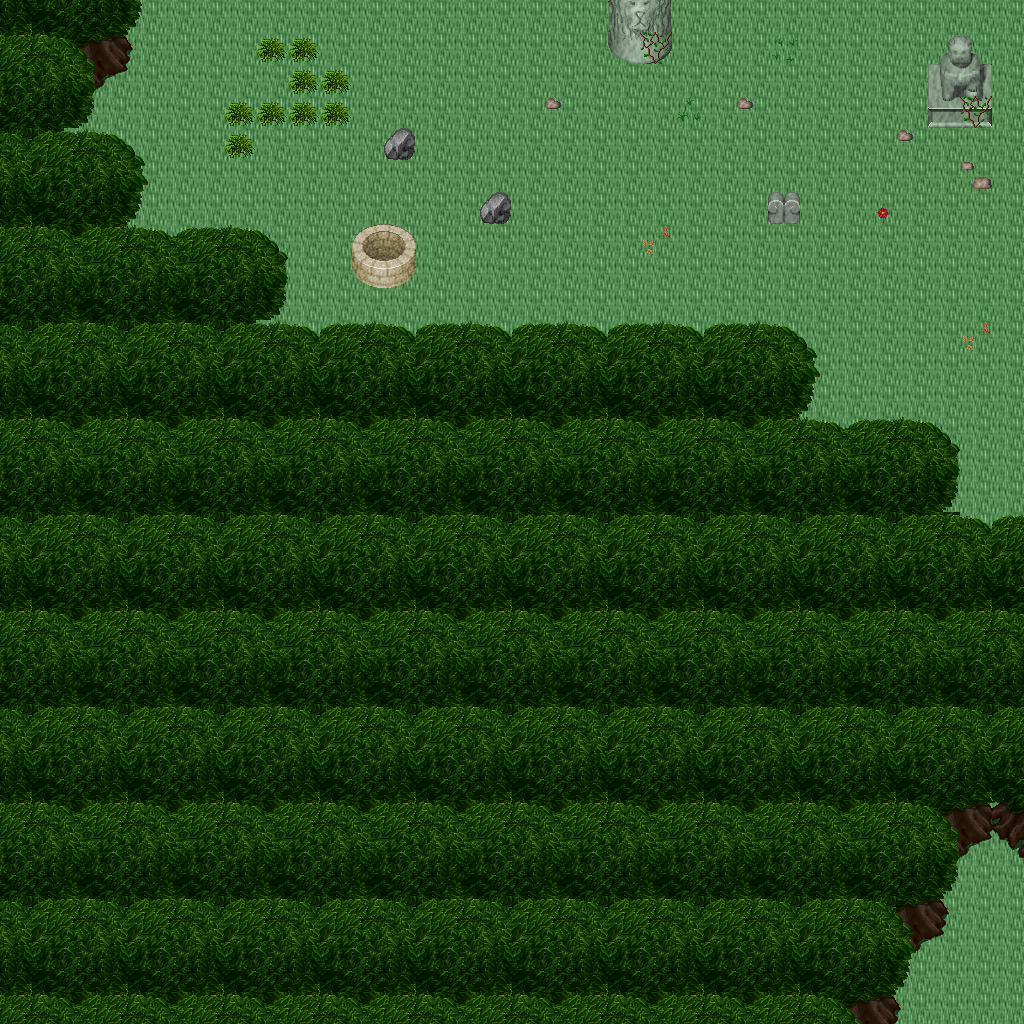

A level layout from a 2D game, rendered from its tile map. Below: a short description, then the map file with tile-grid data replaced by summaries:
An orthogonal 32x32 tile map with 32x32 px tiles, 5 tile layers (Ground, Objects, Objects2, Above, ...), 1 hidden layer not drawn, 32 tilesets.

<map version="1.10" tiledversion="1.11.0" orientation="orthogonal" renderorder="right-down" width="32" height="32" tilewidth="32" tileheight="32" infinite="0" nextlayerid="11" nextobjectid="1">
 <tileset firstgid="1" name="ground_ground" tilewidth="32" tileheight="32" tilecount="33" columns="3">
  <image source="../drawable/ground_ground.png" width="96" height="352" />
 </tileset>
 <tileset firstgid="34" name="building_decoration_floor_sparkle" tilewidth="32" tileheight="32" tilecount="18" columns="3">
  <image source="../drawable/building_decoration_floor_sparkle.png" width="96" height="192" />
 </tileset>
 <tileset firstgid="52" name="ground_ladder_steps" tilewidth="32" tileheight="32" tilecount="6" columns="3">
  <image source="../drawable/ground_ladder_steps.png" width="96" height="64" />
 </tileset>
 <tileset firstgid="58" name="plant_flower_daisy_yellow" tilewidth="32" tileheight="32" tilecount="8" columns="2">
  <image source="../drawable/plant_flower_daisy_yellow.png" width="64" height="128" />
 </tileset>
 <tileset firstgid="66" name="plant_flower_daisy_white" tilewidth="32" tileheight="32" tilecount="8" columns="2">
  <image source="../drawable/plant_flower_daisy_white.png" width="64" height="128" />
 </tileset>
 <tileset firstgid="74" name="plant_grasses" tilewidth="32" tileheight="32" tilecount="6" columns="3">
  <image source="../drawable/plant_grasses.png" width="96" height="64" />
 </tileset>
 <tileset firstgid="80" name="item_statue_green_stone" tilewidth="32" tileheight="32" tilecount="12" columns="4">
  <image source="../drawable/item_statue_green_stone.png" width="128" height="96" />
 </tileset>
 <tileset firstgid="92" name="plant_flower_daisy_red" tilewidth="32" tileheight="32" tilecount="8" columns="2">
  <image source="../drawable/plant_flower_daisy_red.png" width="64" height="128" />
 </tileset>
 <tileset firstgid="100" name="item_statue_skullpedestal" tilewidth="32" tileheight="32" tilecount="2" columns="1">
  <image source="../drawable/item_statue_skullpedestal.png" width="32" height="64" />
 </tileset>
 <tileset firstgid="102" name="plant_tree_tree_darkgreen" tilewidth="32" tileheight="32" tilecount="88" columns="8">
  <image source="../drawable/plant_tree_tree_darkgreen.png" width="256" height="352" />
 </tileset>
 <tileset firstgid="190" name="item_corpse_skull_pale" tilewidth="32" tileheight="32" tilecount="2" columns="2">
  <image source="../drawable/item_corpse_skull_pale.png" width="64" height="32" />
 </tileset>
 <tileset firstgid="192" name="plant_leaves" tilewidth="32" tileheight="32" tilecount="8" columns="4">
  <image source="../drawable/plant_leaves.png" width="128" height="64" />
 </tileset>
 <tileset firstgid="200" name="plant_bush_bushes" tilewidth="32" tileheight="32" tilecount="10" columns="5">
  <image source="../drawable/plant_bush_bushes.png" width="160" height="64" />
 </tileset>
 <tileset firstgid="210" name="building_decoration_rocks_2" tilewidth="32" tileheight="32" tilecount="2" columns="1">
  <image source="../drawable/building_decoration_rocks_2.png" width="32" height="64" />
 </tileset>
 <tileset firstgid="212" name="object_well" tilewidth="32" tileheight="32" tilecount="4" columns="2">
  <image source="../drawable/object_well.png" width="64" height="64" />
 </tileset>
 <tileset firstgid="216" name="plant_stump_stump_green" tilewidth="32" tileheight="32" tilecount="4" columns="2">
  <image source="../drawable/plant_stump_stump_green.png" width="64" height="64" />
 </tileset>
 <tileset firstgid="220" name="item_statue_green_stone_3" tilewidth="32" tileheight="32" tilecount="3" columns="1">
  <image source="../drawable/item_statue_green_stone_3.png" width="32" height="96" />
 </tileset>
 <tileset firstgid="223" name="ground_rock_pebbles" tilewidth="32" tileheight="32" tilecount="3" columns="1">
  <image source="../drawable/ground_rock_pebbles.png" width="32" height="96" />
 </tileset>
 <tileset firstgid="226" name="plant_vine" tilewidth="32" tileheight="32" tilecount="3" columns="1">
  <image source="../drawable/plant_vine.png" width="32" height="96" />
 </tileset>
 <tileset firstgid="229" name="plant_tree_tree_green" tilewidth="32" tileheight="32" tilecount="88" columns="8">
  <image source="../drawable/plant_tree_tree_green.png" width="256" height="352" />
 </tileset>
 <tileset firstgid="317" name="plant_stump_stump_purple" tilewidth="32" tileheight="32" tilecount="4" columns="2">
  <image source="../drawable/plant_stump_stump_purple.png" width="64" height="64" />
 </tileset>
 <tileset firstgid="321" name="building_decoration_rocks" tilewidth="32" tileheight="32" tilecount="6" columns="3">
  <image source="../drawable/building_decoration_rocks.png" width="96" height="64" />
 </tileset>
 <tileset firstgid="327" name="logic_creature_rodent" tilewidth="32" tileheight="32" tilecount="8" columns="8">
  <image source="../drawable/logic_creature_rodent.png" width="256" height="32" />
 </tileset>
 <tileset firstgid="335" name="logic_portal" tilewidth="32" tileheight="32" tilecount="24" columns="8">
  <image source="../drawable/logic_portal.png" width="256" height="96" />
 </tileset>
 <tileset firstgid="359" name="logic_creature_animal" tilewidth="32" tileheight="32" tilecount="32" columns="8">
  <image source="../drawable/logic_creature_animal.png" width="256" height="128" />
 </tileset>
 <tileset firstgid="391" name="logic_item_sheepfood" tilewidth="32" tileheight="32" tilecount="1" columns="1">
  <image source="../drawable/logic_item_sheepfood.png" width="32" height="32" />
 </tileset>
 <tileset firstgid="392" name="logic_item_resources" tilewidth="32" tileheight="32" tilecount="6" columns="6">
  <image source="../drawable/logic_item_resources.png" width="192" height="32" />
 </tileset>
 <tileset firstgid="398" name="logic_creature_gargoyle" tilewidth="32" tileheight="32" tilecount="4" columns="4">
  <image source="../drawable/logic_creature_gargoyle.png" width="128" height="32" />
 </tileset>
 <tileset firstgid="402" name="logic_collision" tilewidth="32" tileheight="32" tilecount="1" columns="1">
  <image source="../drawable/logic_collision.png" width="32" height="32" />
 </tileset>
 <tileset firstgid="403" name="logic_protection" tilewidth="32" tileheight="32" tilecount="2" columns="2">
  <image source="../drawable/logic_protection.png" width="64" height="32" />
 </tileset>
 <tileset firstgid="405" name="ground_grass_2" tilewidth="32" tileheight="32" tilecount="21" columns="3">
  <image source="../drawable/ground_grass_2.png" width="96" height="224" />
 </tileset>
 <tileset firstgid="426" name="logic_creature_reptile" tilewidth="32" tileheight="32" tilecount="7" columns="7">
  <image source="../drawable/logic_creature_reptile.png" width="224" height="32" />
 </tileset>
 <layer id="1" name="Ground" width="32" height="32">
  <data>[1024 cells, 1024 non-empty, 1 distinct tile ids]</data>
 </layer>
 <layer id="2" name="Objects" width="32" height="32">
  <data>[1024 cells, 7 non-empty, 7 distinct tile ids]</data>
 </layer>
 <layer id="3" name="Objects2" width="32" height="32">
  <data>[1024 cells, 44 non-empty, 22 distinct tile ids]</data>
 </layer>
 <layer id="4" name="Above" width="32" height="32">
  <data>[1024 cells, 722 non-empty, 40 distinct tile ids]</data>
 </layer>
 <layer id="5" name="Above2" width="32" height="32">
  <data>[1024 cells, 0 non-empty, 0 distinct tile ids]</data>
 </layer>
 <layer id="6" name="Walkable" width="32" height="32" visible="0">
  <data>[1024 cells, 707 non-empty, 1 distinct tile ids]</data>
 </layer>
 <objectgroup id="7" name="Mapevents" />
 <objectgroup id="8" name="Spawn" />
 <objectgroup id="9" name="Keys" />
 <objectgroup id="10" name="Replace" />
</map>
